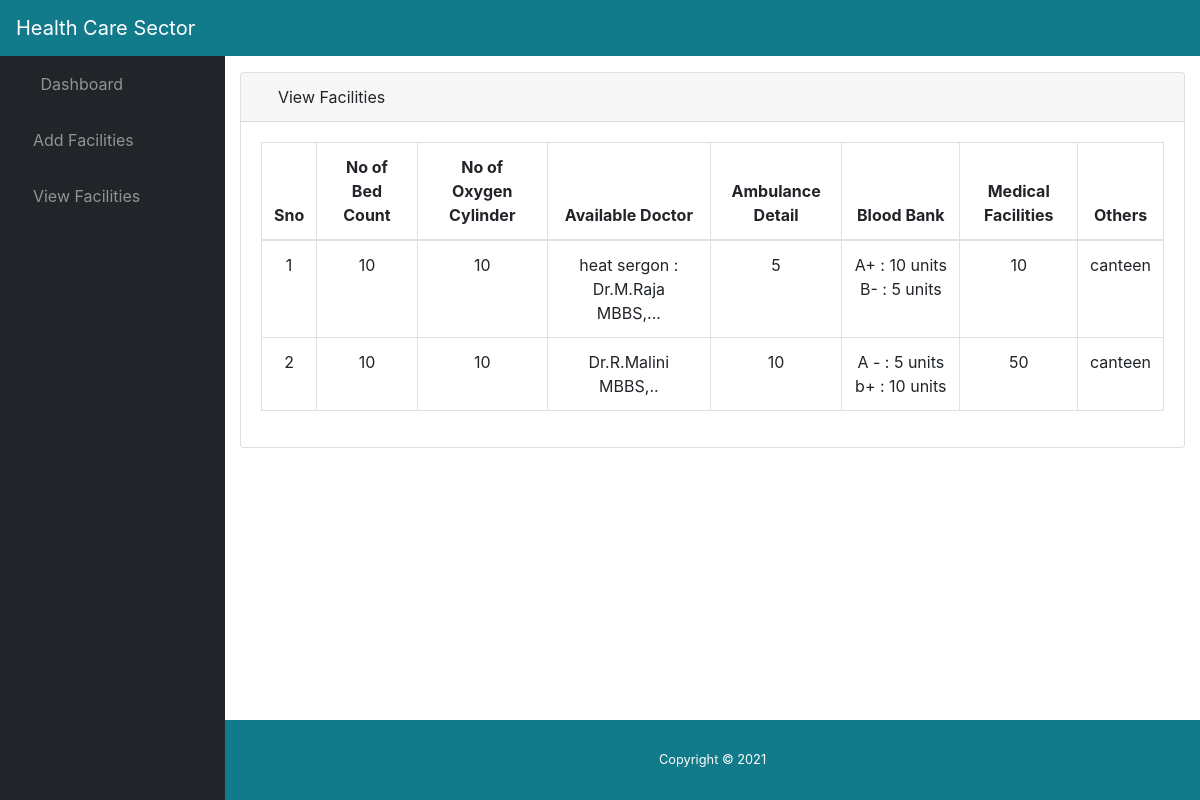
The app's page /view_facilities/ (signed in) with its own data.
### app/models.py (models this page shows, shortened)
class Facilities(models.Model):
	hospital_id =  models.ForeignKey(Hospital_Register, on_delete=models.CASCADE)
	doctor_detail = models.TextField(max_length=2000)
	bed_detail = models.IntegerField(null=True)
	blood_bank = models.TextField(max_length=2000)
	medical_detail = models.TextField(max_length=2000)
	ambulance = models.TextField(max_length=2000)
	other = models.TextField(max_length=2000)
	cylinder_count = models.IntegerField(null=True)

### app/views.py (the view)
# urls.py: path('view_facilities/',views.view_facilities,name='view_facilities'),
def view_facilities(request):
	if request.session.has_key('username'):
		user_id = request.session['hospital_id']
		detail = Facilities.objects.filter(hospital_id=int(user_id))
		return render(request,'view_facility.html',{'detail':detail})
	else:
		return render(request,'customer_login.html',{})

### app/templates/view_facility.html
{% include 'header.html' %}
<div class="card mb-3">
          <div class="card-header">
            <i class="fas fa-table"></i>
            View Facilities</div>
          <div class="card-body">
            <div class="table-responsive">
              <table class="table table-bordered" id="dataTable" width="100%" cellspacing="0">
                <thead>
                  <tr>
                    <th>Sno</th>
                    <th>No of Bed Count</th>
                    <th>No of Oxygen Cylinder</th>
                    <th>Available Doctor</th>
                    <th>Ambulance Detail</th>
                    <th>Blood Bank</th>
                    <th>Medical Facilities</th>
                    <th>Others</th>
                  </tr>
                </thead>
                <tbody>
                  {% for i in detail %}
                  <tr>
                    <td>{{forloop.counter}}</td>
                    <td>{{i.bed_detail}}</td>
                    <td>{{i.cylinder_count}}</td>
                    <td>{{i.doctor_detail}}</td>
                    <td>{{i.ambulance}}</td>
                    <td>{{i.blood_bank}}</td>
                    <td>{{i.medical_detail}}</td>
					<td>{{i.other}}</td>
                  </tr>
                  {% endfor %}
                </tbody>
              </table>
            </div>
          </div>
</div>
{% include 'footer.html' %}

### app/templates/header.html (shortened to what this page needs)
{% load static %}
<!DOCTYPE html>
<html lang="en">
<head>
  <link href="{% static 'vendor/fontawesome-free/css/all.min.css' %}" rel="stylesheet" type="text/css">
  <link href="{% static 'vendor/datatables/dataTables.bootstrap4.css' %}" rel="stylesheet">
  <link href="{% static 'css/sb-admin.css' %}" rel="stylesheet">
   <link href="{% static 'css/style.css' %}" rel="stylesheet">
</head>
<body id="page-top">
  <nav class="navbar navbar-expand navbar-dark bg-darks static-top">
    <a class="navbar-brand mr-1" href="{% url 'home' %}">Health Care Sector</a>
    <button class="btn btn-link btn-sm text-white order-1 order-sm-0" id="sidebarToggle" href="#">
      <i class="fas fa-bars"></i>
    </button>
    <ul class="navbar-nav ml-auto ml-md-0">
      <li class="nav-item dropdown no-arrow">
        <a class="nav-link dropdown-toggle" href="#" id="userDropdown" role="button" data-toggle="dropdown" aria-haspopup="true" aria-expanded="false">
          <i class="fas fa-user-circle fa-fw"></i>
        </a>
      </li>
    </ul>
  </nav>
  <div id="wrapper">
    <ul class="sidebar navbar-nav">
      <li class="nav-item">
        <a class="nav-link" href="{% url 'dashboard' %}">
          <i class="fas fa-fw fa-tachometer-alt"></i>
          <span>Dashboard</span>
        </a>
      </li>
     <li class="nav-item">
        <a class="nav-link" href="{% url 'add_facilities' %}">
          <i class="fas fa-plus"></i>
          <span>Add Facilities</span>
        </a>
      </li>
	   <li class="nav-item">
        <a class="nav-link" href="{% url 'view_facilities' %}">
          <i class="fas fa-eye"></i>
          <span>View Facilities</span>
        </a>
      </li>
    </ul>
    <div id="content-wrapper">
      <div class="container-fluid">

### app/templates/footer.html (shortened to what this page needs)
{% load static %}
      </div>
      <footer class="sticky-footer">
        <div class="container my-auto">
          <div class="copyright text-center my-auto">
            <span>Copyright ©  2021</span>
          </div>
        </div>
      </footer>
    </div>
  </div>
</body>
</html>

### static/css/style.css (style rules this page uses)
.bg-darks, footer.sticky-footer { background-color: #117a8b !important; }
footer.sticky-footer .copyright { color: #FFF; }

### app/templates/header.html (style rules this page uses)
tr { text-align: center !important; }

### records on screen
Facilities: bed_detail "10", cylinder_count "10", doctor_detail "heat sergon : Dr.M.Raja MBBS,...", ambulance "5", blood_bank "A+ : 10 units B- : 5 units", medical_detail "10", other "canteen"
Facilities: bed_detail "10", cylinder_count "10", doctor_detail "Dr.R.Malini MBBS,..", ambulance "10", blood_bank "A - : 5 units b+ : 10 units", medical_detail "50", other "canteen"
